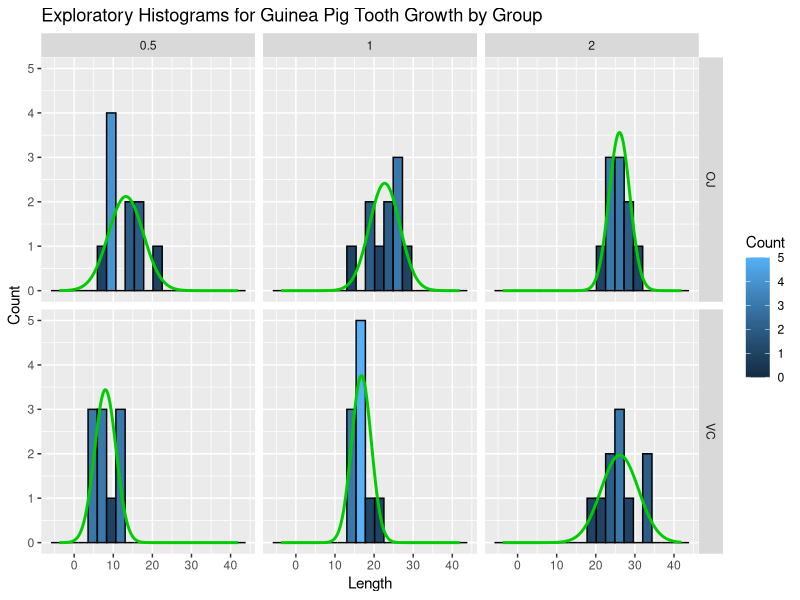

This chart was generated by the following R code:
## ---- chunk 1
library(ggplot2); library(plyr);
data(ToothGrowth);
options(digits=5);
## ---- chunk 2
str(ToothGrowth)
## ---- chunk 3
#   We want to fit normals to the graphs here.
ToothGrowthNorms =
    ddply( ToothGrowth, .(supp, dose), function(df) {
        lenSeq=seq(min(ToothGrowth$len)-8, max(ToothGrowth$len)+8, length=200 );
        data.frame(len=lenSeq, count=2.37*10*dnorm(lenSeq, mean(df$len), sd(df$len)));
    });
ToothGrowth.histogram =
    ggplot( ToothGrowth, aes( len ), show.legend = TRUE ) +
    geom_histogram( binwidth=2.37, col = "black", aes( fill = ..count.. ) ) +
    xlab( "Length" ) + ylab("Count") +
    ggtitle( "Exploratory Histograms for Guinea Pig Tooth Growth by Group" )  +
    facet_grid( supp ~ dose ) +
    scale_fill_continuous( name = "Count" ) +
    geom_line(aes(y = count), data=ToothGrowthNorms, color="green3", size=1);
print( ToothGrowth.histogram );
## ---- chunk 4
TG = ToothGrowth;
TG$group = with(TG, interaction( dose, supp ) );
## ---- chunk 5
sessionInfo();
